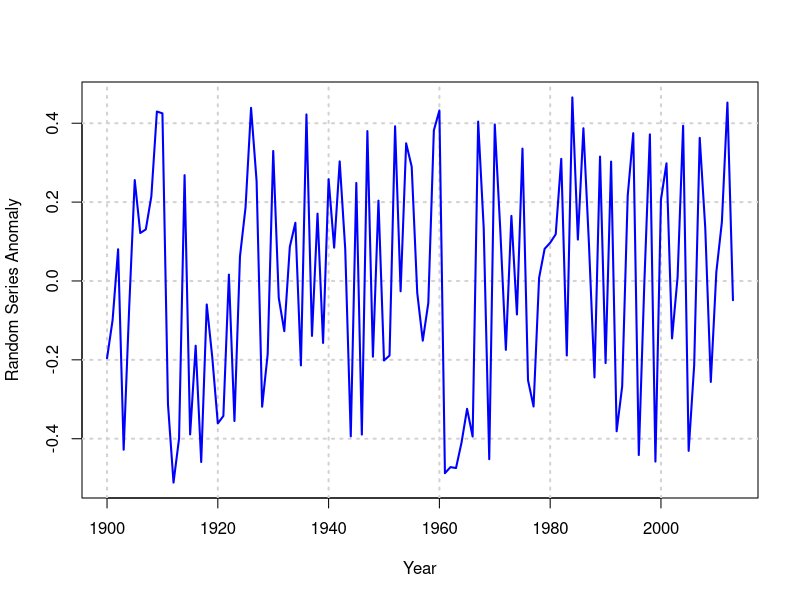

Reproduce this figure in R.
# Title: HelloLCCVP_test.r
# Description: Initial Hello LCCVP Git Program
# Author: Patrick Jantz
# Date: 6.6.2013
# Abstract: Program prints a greeting from team members and plots anomalies from
# a random time series

#---------------------------------INTIALIZE-----------------------------------------------------------
print('Hello LCCVP Git world!')
print('If you can read this, please add another print line with your name and organization:')
#-----------------------------------------------------------------------------------------------------


# add some code below to introduce yourself.
#---------------------------------INTRO SECTION-------------------------------------------------------
user1 <- 'Patrick Jantz'
org1 <- 'Woods Hole Research Center'
print(paste('This is ',user1,' from ',org1,'.',' Checking in.',sep=""))

#---------------------------------END INTRO SECTION---------------------------------------------------


#---------------------------------RANDOM TIME SERIES PLOTS--------------------------------------------

startyear = 1900
endyear = 2013
nyears = endyear - startyear + 1
x = seq(startyear, endyear)
y = runif(nyears)
# plt.figure(1)
# ax = plt.subplot(1,1,1)
plot(x,y - mean(y), type='n', main='', xlab='Year', ylab="Random Series Anomaly")
grid(lwd=2)
lines(x,y - mean(y), col='blue', lwd=2)

#---------------------------------END----------------------------------------------------------------

